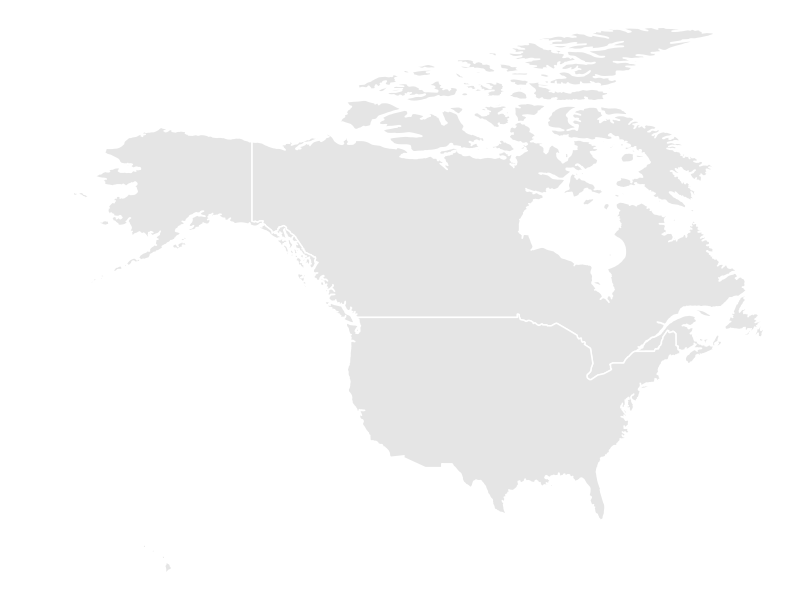
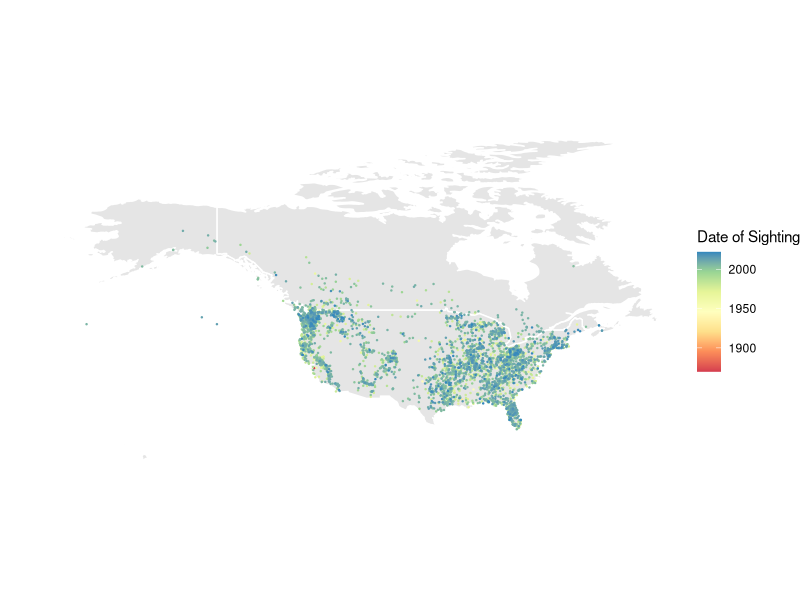
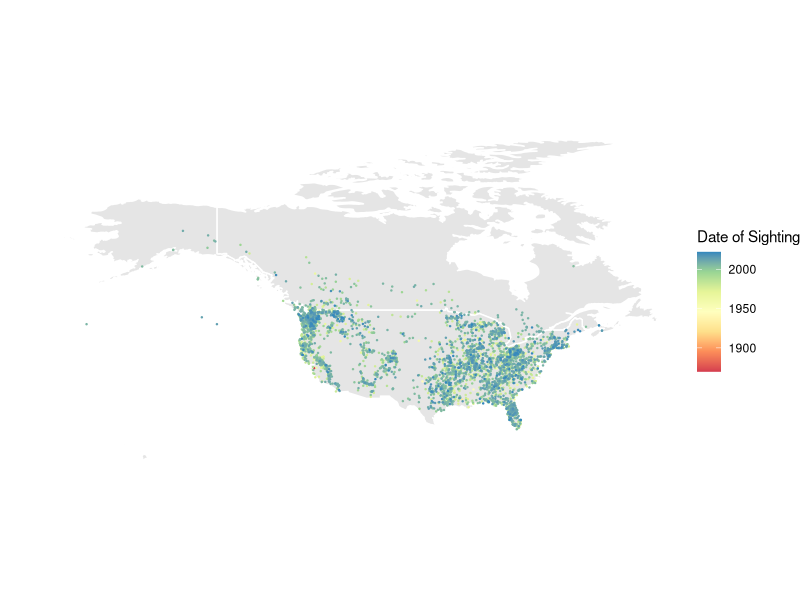

The R source for these figures, in order:

library(reshape2)
library(ggplot2)
library(cowplot)
library(scales)

bfro<-read.csv("data/bfro_locations.csv")

## covert time stamp to date
bfro$date<-sapply(1:nrow(bfro), function(x) strsplit(bfro$timestamp[x], "T")[[1]][1] )
bfro$date<-as.Date(bfro$date)

world <- map_data("world")

canusa <- subset(world, region %in% c("USA","Canada"))
## remove outlier coordinate
canusa<-canusa[which(canusa$long<0),]

ggplot() +
  geom_polygon(data = canusa, aes(x=long, y = lat, group = group), fill="grey90", color="white") +   theme_void()

# order by date so ggplot plots recent on "top"
bfro<-bfro[(order(bfro$date)),]

ggplot() +
  geom_polygon(data = canusa, aes(x=long, y = lat, group = group), fill="grey90", color="white") + 
  geom_point(aes(x = longitude, y = latitude, color=date),bfro, size=0.2) +
  coord_fixed(1)+
  theme_void()+scale_color_distiller(trans = "date", palette = "Spectral", direction = 1, name="Date of Sighting")+
  theme(plot.title = element_text(size = 16, face = "bold"))
ggsave("figures/bigfoot.png",  width = 9, height = 5)


